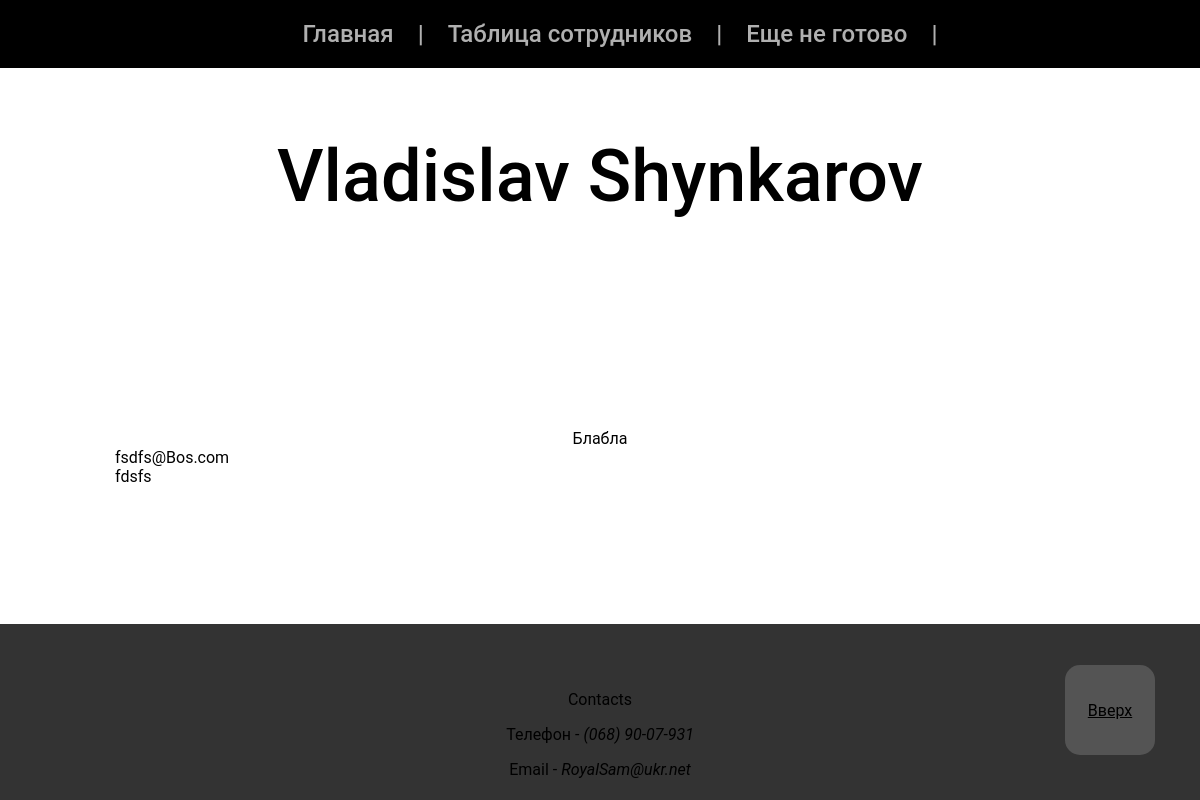
Page /staff/67/detail/ on the committed database.
### staff/models.py (models this page shows, shortened)
class Employee(models.Model):
    first_name = models.CharField(max_length=20)
    last_name = models.CharField(max_length=20)
    post = models.CharField(max_length=40)
    salary = models.PositiveIntegerField(default=0, blank=False)

class Detail(models.Model):
    employee = models.ForeignKey(Employee, on_delete=models.CASCADE)
    detail_text = models.CharField(max_length=300, null=True)
    e_mail = models.EmailField(null=True)
    address = models.CharField(max_length=150, null=True)
    photo = models.ImageField(null=True, blank=True)

### staff/views.py (the view)
# urls.py: path('<int:pk>/detail/', views.DetailView.as_view(), name='detail'),
class DetailView(generic.DetailView):
    model = Employee
    template_name = 'staff/detail.html'

### staff/templates/staff/detail.html (shortened to what this page needs)
<!DOCTYPE html>
<html lang="en">
<head>
    {% load static %}
    <link rel="stylesheet" type="text/css" href="{% static 'staff/detail.css' %}">
</head>
<body>
{% include 'staff/basehead.html' %}
<main class="content">
    <section class="emp">
        <div class="container">
            <div class="employer">
                <h1 class="h1">{{ employee.first_name }} {{ employee.last_name }}</h1>
            </div>
        </div>
    </section>
    {% if employee.detail_set.get_queryset %}
        <section class="emp">
            <div class="container">
                <div class="employer">
                    {{ employee.detail_set.get.detail_text }}
                </div>
                <div class="email">
                    {{ employee.detail_set.get.e_mail }}
                </div>
                <div class="address">
                    {{ employee.detail_set.get.address }}
                </div>
            </div>
        </section>
    {% endif %}
</main>
{% include 'staff/basefootler.html' %}
</body>
</html>

### staff/static/staff/detail.css (style rules this page uses)
.content { flex: 1 1 auto; }
* { box-sizing: border-box; }
.container { width: 100%; max-width: 1219px; padding-left: 55px; padding-right: 55px; margin-left: auto; margin-right: auto; }
body { font-family: Roboto, serif; font-style: normal; margin: 0 auto; }
.h1 { color: #000000; font-weight: 500; font-size: 72px; line-height: 84px; text-align: center; }
.emp { padding: 55px 5%; }
.employer { display: flex; justify-content: center; align-items: center; }
.emp { padding: 75px 5%; }

### rows in the picture
Employee: first_name "Vladislav", last_name "Shynkarov", detail_set.get.detail_text "Блабла", detail_set.get.e_mail "fsdfs@Bos.com", detail_set.get.address "fdsfs"
